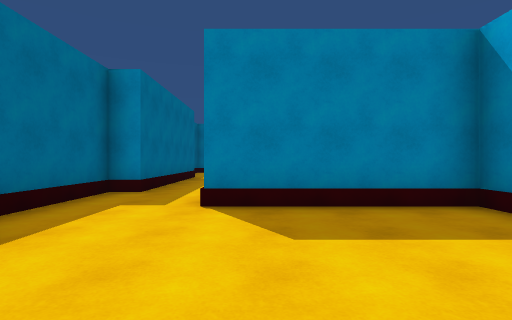
[1] (above)

17 first-person views from a walk through a 3-D level made in the Unity game engine. The camera is 1.3 m above the floor, looks level and sees 80° across. The floor is counted in squares, 2 m on a side. Each view is taken from the middle of a square. On the plan, view 1 faces up. The plan holds only what a view shows up to about 10 squares ahead; the rest is blank. The place goes on beyond the plan. The player character is not drawn.

[2]
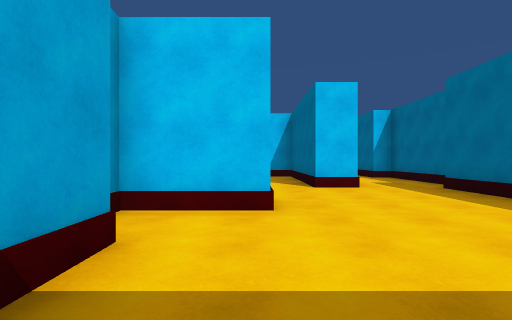

[3]
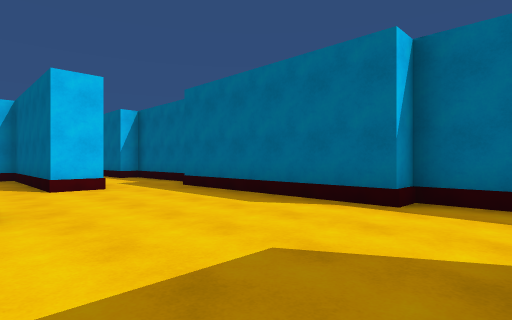

[4]
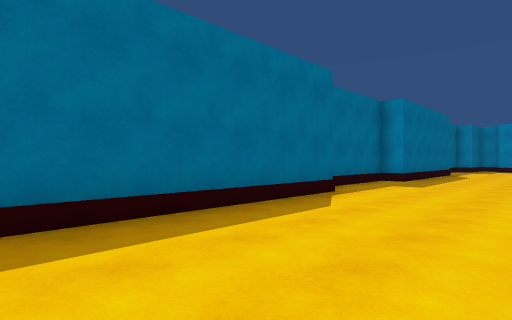

[5]
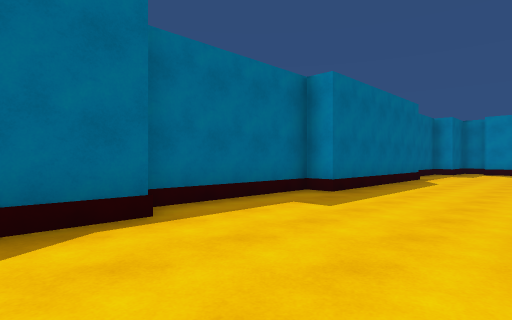

[6]
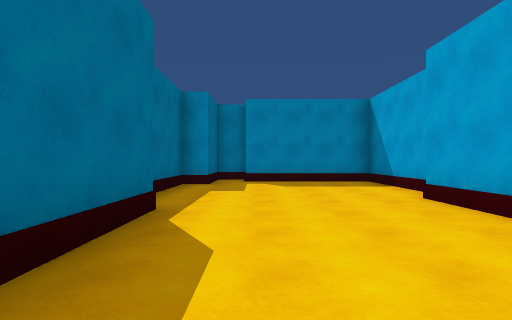

[7]
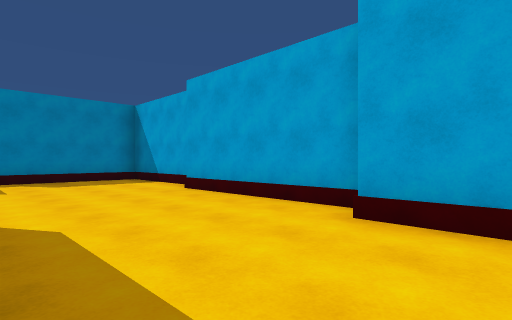

[8]
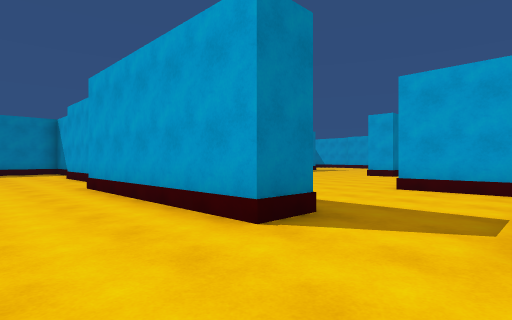

[9]
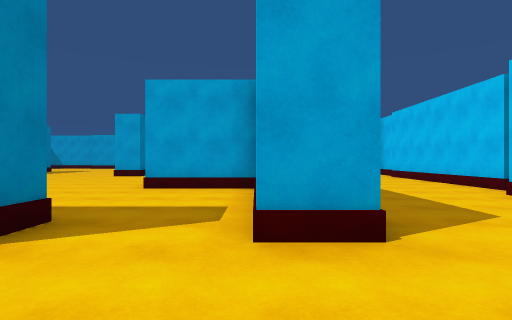

[10]
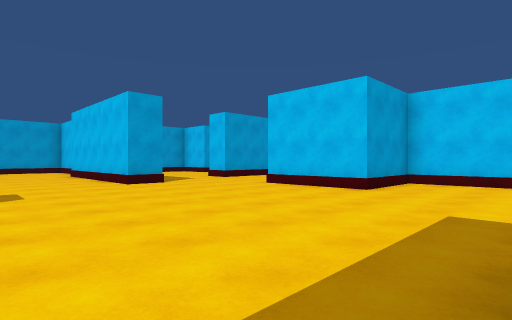

[11]
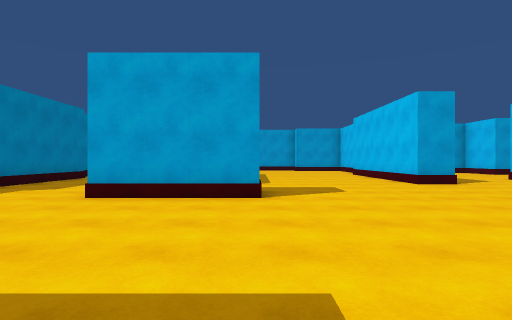

[12]
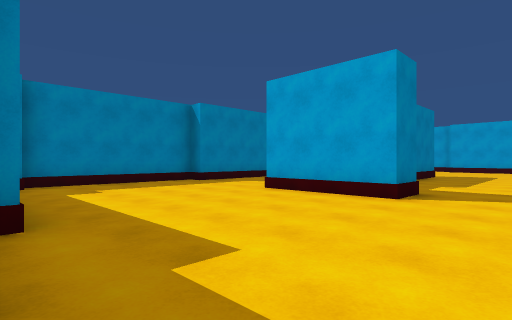

[13]
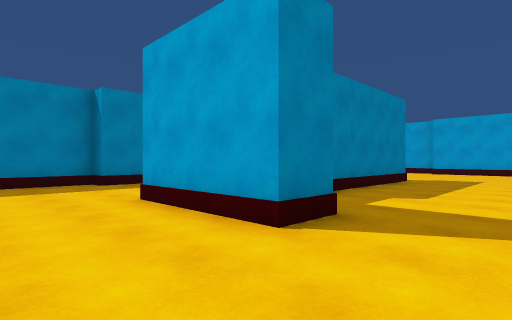

[14]
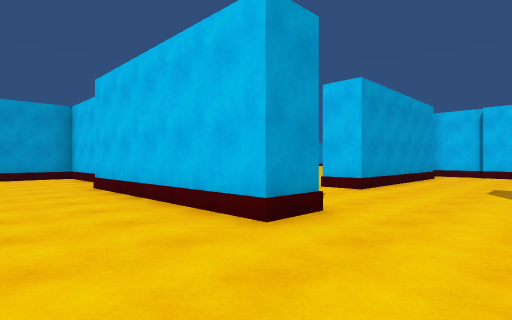

[15]
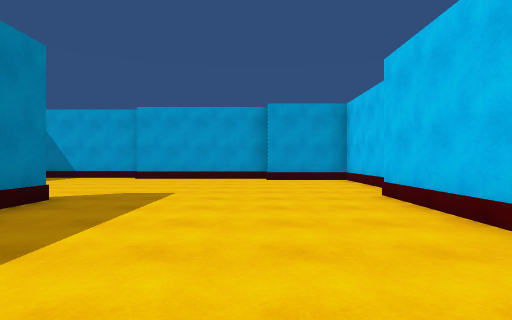

[16]
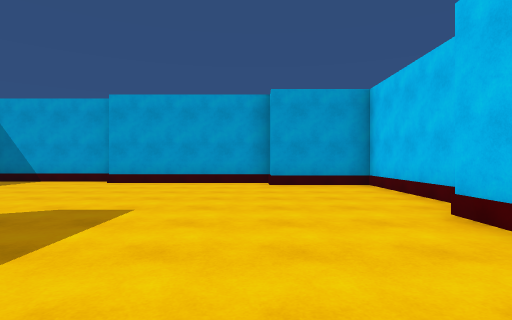

[17]
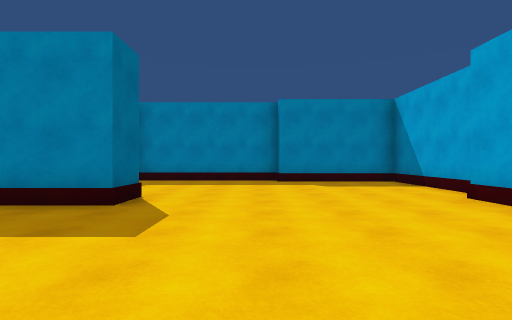

### Floor plan
Key: @ floor where view 1 was taken; # wall or solid block; . floor; O other object.
Columns run from 3 left of view 1 to 23 right of it. Each row starts with its distance up from view 1.
 27 O.#########################
 26 O.....#.......... ........#
 25 #.....#.........  ........#
 24 #.....#........   ........#
 23 #.....#.....O      .......#
 22 #....##.....O  ####......##
 21 #....#......O ...........#
 20 #....#......O............#
 19 #....#...................#
 18 #....#...................#
 17 #....#..................##
 16 #....#..................#
 15 #....#.........##########
 14 #....#..........
 13 #....#...........
 12 #........O OO....
 11 #........O   ...#
 10 #....#####   ...#
  9 #....#       ...#
  8 #........    ...#
  7 #..........  ...#
  6 #.... .........
  5 #..####O.....
  4 #...... OO###
  3 #......O
  2 #......
  1 #......
  0 #..@.###
 -1 #....
 -2 #.....
 -3 #.....
 -4 #..#..
 -5 #..#.
 -6 #. #.

Where each view was taken, in squares from view 1:
view 1: 0 up, 0 right, facing up
view 2: 4 up, 2 right, facing down
view 3: 4 up, 2 right, facing down-left
view 4: 6 up, 1 right, facing up-left
view 5: 10 up, 1 right, facing up-left
view 6: 17 up, 1 left, facing up
view 7: 16 up, 2 left, facing up-right
view 8: 10 up, 1 left, facing up-right
view 9: 10 up, 1 left, facing right
view 10: 19 up, 3 right, facing down-right
view 11: 20 up, 3 right, facing right
view 12: 18 up, 3 right, facing up-right
view 13: 18 up, 6 right, facing up-right
view 14: 18 up, 9 right, facing down-right
view 15: 18 up, 11 right, facing right
view 16: 18 up, 13 right, facing right
view 17: 17 up, 18 right, facing up
